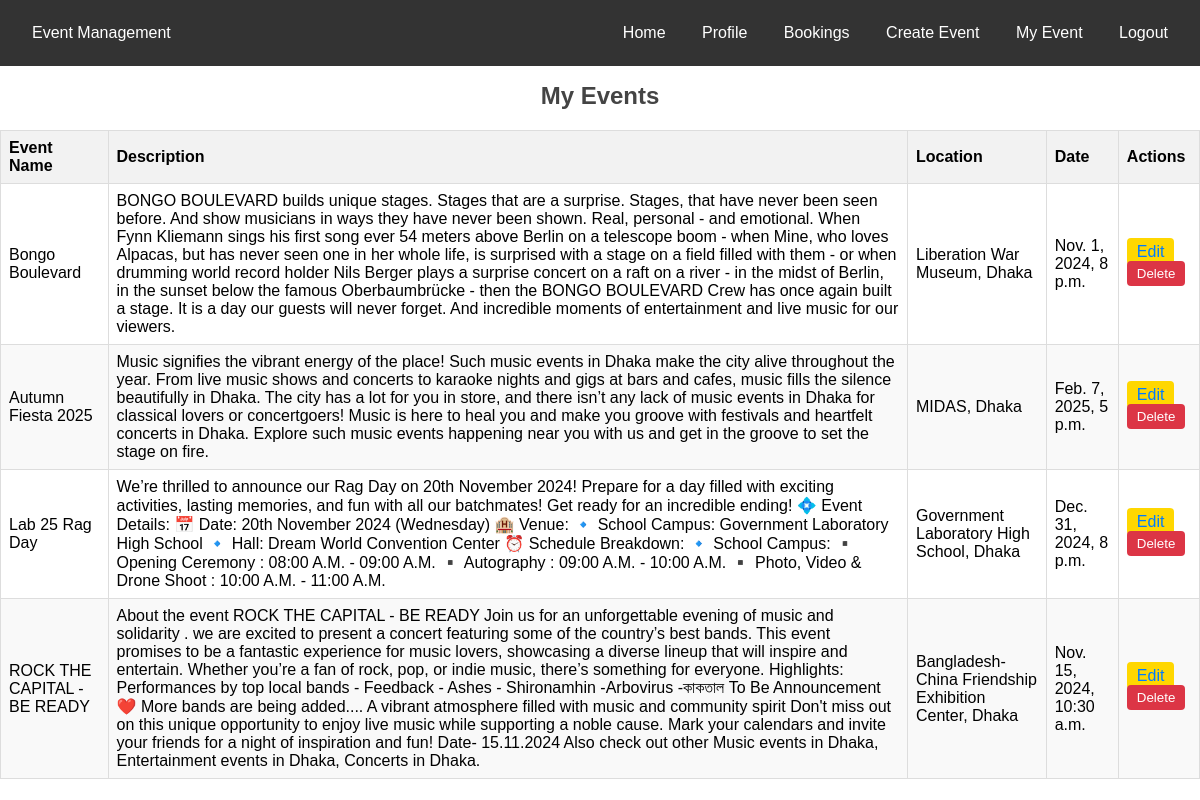
The page /event/my-event/ (signed in) on the database its author committed.
### event/models.py (models this page shows, shortened)
class Event(models.Model):
    CATEGORY_CHOICES = [
        ('conference', 'Conference'),
        ('concert', 'Concert'),
        ('workshop', 'Workshop'),
    ]
    name = models.CharField(max_length=200)
    description = models.TextField()
    location = models.CharField(max_length=200)
    date = models.DateTimeField()
    category = models.CharField(max_length=20, choices=CATEGORY_CHOICES)
    capacity = models.PositiveIntegerField()
    created_by = models.ForeignKey(
        User, on_delete=models.CASCADE, related_name="events")

### event/views.py (the view)
# urls.py: path('my-event/', views.my_event, name='my_event'),
@login_required
def my_event(request):
    if request.user.is_superuser:
        events = Event.objects.all()  # Superuser sees all events
    else:
        events = Event.objects.filter(created_by=request.user)
    return render(request, 'events/my_event.html', {'data': events})

### event/templates/events/my_event.html (shortened to what this page needs)
{% extends 'base.html' %} {% load static %} {% block content %}
<link rel="stylesheet" href="{% static 'css/table.css' %}" />
<h1>My Events</h1>
<table class="event-table">
  <thead>
    <tr>
      <th>Event Name</th>
      <th>Description</th>
      <th>Location</th>
      <th>Date</th>
      <th>Actions</th>
    </tr>
  </thead>
  <tbody>
    {% for event in data %}
    <tr>
      <td>{{ event.name }}</td>
      <td>{{ event.description }}</td>
      <td>{{ event.location }}</td>
      <td>{{ event.date }}</td>
      <td>
        <a href="{% url 'event_update' event.id %}" class="edit">Edit</a>
        <form
          method="post"
          action="{% url 'event_delete' event.id %}"
          style="display: inline"
        >
          <button type="submit">Delete</button>
        </form>
      </td>
    </tr>
    {% empty %}
    <tr>
      <td colspan="5">No events found.</td>
    </tr>
    {% endfor %}
  </tbody>
</table>
{% endblock %}

### static/css/styles.css (style rules this page uses)
body { font-family: Arial, sans-serif; margin: 0; padding: 0; }

### static/css/form.css (style rules this page uses)
h1 { margin-bottom: 20px; font-size: 24px; text-align: center; color: #444; }
form { display: flex; flex-direction: column; }

### static/css/table.css (style rules this page uses)
.event-table { width: 100%; border-collapse: collapse; margin-top: 20px; }
.event-table th, .event-table td { border: 1px solid #ddd; padding: 8px; text-align: left; }
.event-table th { background-color: #f2f2f2; }
.event-table tr:nth-child(even) { background-color: #f9f9f9; }
.event-table a { color: #007bff; text-decoration: none; }
.event-table button { background-color: #dc3545; color: white; border: none; padding: 5px 10px; border-radius: 4px; cursor: pointer; }
.edit { background-color: gold; color: white; border: none; padding: 5px 10px; border-radius: 4px; cursor: pointer; }

### rows shown on the page
Event: name "Bongo Boulevard", description "BONGO BOULEVARD builds unique stages. Stages that are a surprise. Stages, that have never been seen before. And show musicians in ways they have never been shown. Real, personal - and emotional. When Fynn Kliemann sings his first song ever 54 meters above Berlin on a telescope boom - when Mine, who loves Alpacas, but has never seen one in her whole life, is surprised with a stage on a field filled with them - or when drumming world record holder Nils Berger plays a surprise concert on a raft on a river - in the midst of Berlin, in the sunset below the famous Oberbaumbrücke - then the BONGO BOULEVARD Crew has once again built a stage. It is a day our guests will never forget. And incredible…", location "Liberation War Museum, Dhaka", date "Nov. 1, 2024, 8 p.m."
Event: name "Autumn Fiesta 2025", description "Music signifies the vibrant energy of the place! Such music events in Dhaka make the city alive throughout the year. From live music shows and concerts to karaoke nights and gigs at bars and cafes, music fills the silence beautifully in Dhaka. The city has a lot for you in store, and there isn’t any lack of music events in Dhaka for classical lovers or concertgoers! Music is here to heal you and make you groove with festivals and heartfelt concerts in Dhaka. Explore such music events happening near you with us and get in the groove to set the stage on fire.", location "MIDAS, Dhaka", date "Feb. 7, 2025, 5 p.m."
Event: name "Lab 25 Rag Day", description "We’re thrilled to announce our Rag Day on 20th November 2024! Prepare for a day filled with exciting activities, lasting memories, and fun with all our batchmates! Get ready for an incredible ending! 💠 Event Details: 📅 Date: 20th November 2024 (Wednesday) 🏨 Venue: 🔹 School Campus: Government Laboratory High School 🔹 Hall: Dream World Convention Center ⏰ Schedule Breakdown: 🔹 School Campus: ▪️ Opening Ceremony : 08:00 A.M. - 09:00 A.M. ▪️ Autography : 09:00 A.M. - 10:00 A.M. ▪️ Photo, Video & Drone Shoot : 10:00 A.M. - 11:00 A.M.", location "Government Laboratory High School, Dhaka", date "Dec. 31, 2024, 8 p.m."
Event: name "ROCK THE CAPITAL - BE READY", description "About the event ROCK THE CAPITAL - BE READY Join us for an unforgettable evening of music and solidarity . we are excited to present a concert featuring some of the country’s best bands. This event promises to be a fantastic experience for music lovers, showcasing a diverse lineup that will inspire and entertain. Whether you’re a fan of rock, pop, or indie music, there’s something for everyone. Highlights: Performances by top local bands - Feedback - Ashes - Shironamhin -Arbovirus -কাকতাল To Be Announcement ❤️ More bands are being added.... A vibrant atmosphere filled with music and community spirit Don't miss out on this unique opportunity to enjoy live music while supporting a noble…", location "Bangladesh-China Friendship Exhibition Center, Dhaka", date "Nov. 15, 2024, 10:30 a.m."
